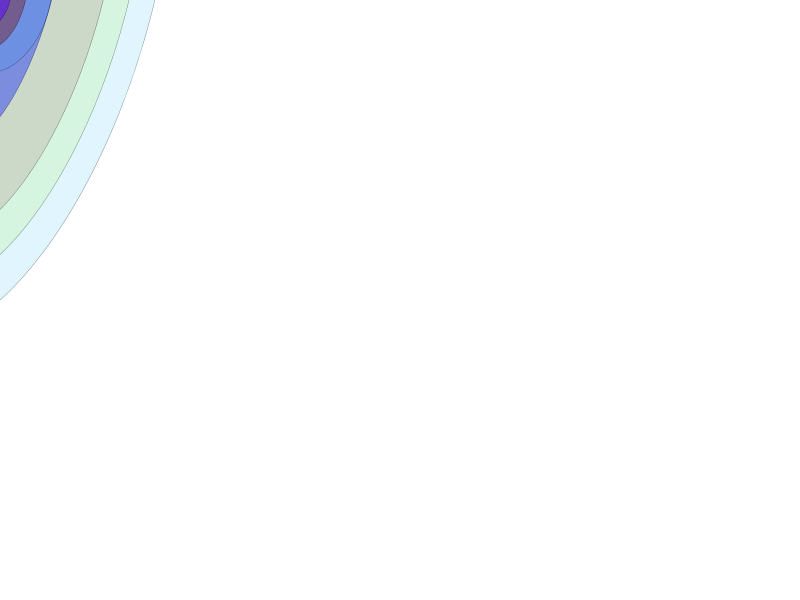
Frame 1 (no input)
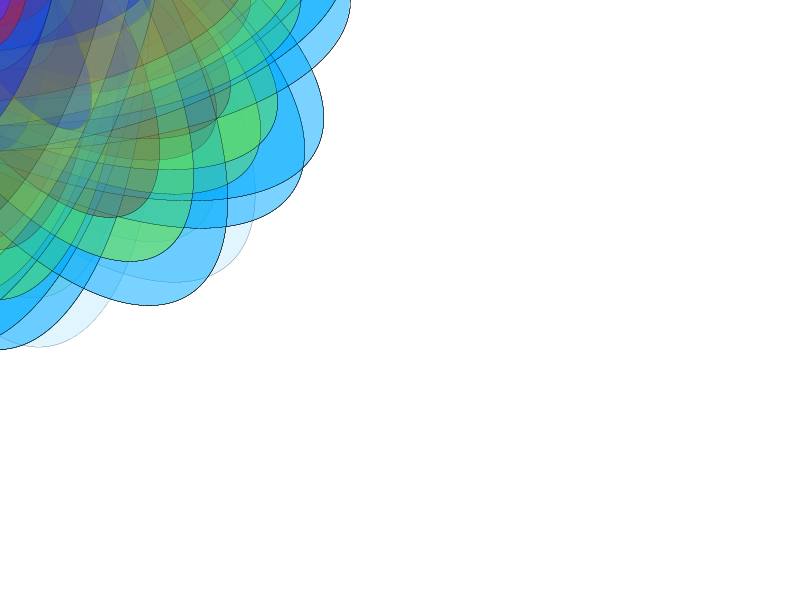
Frame 60 (the mouse pressed at the canvas centre just before this capture)
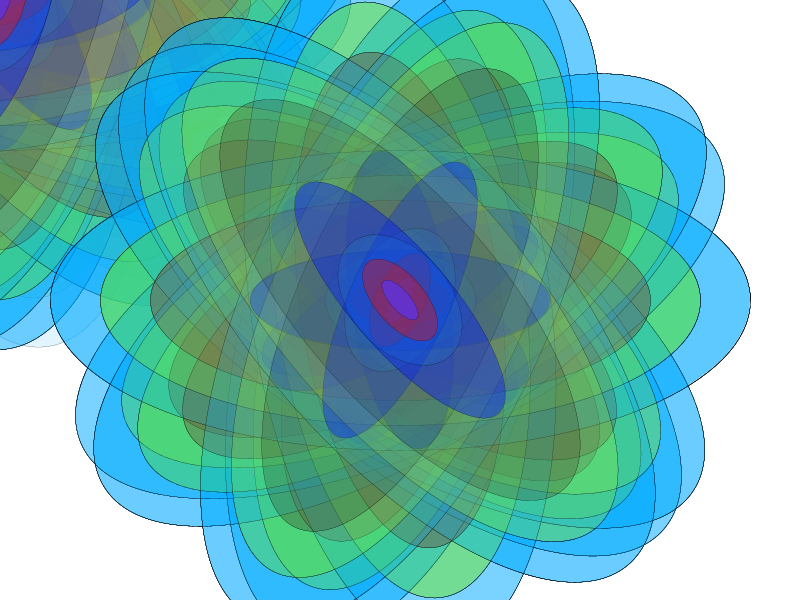
Frame 120 (the mouse held since frame 60 and released just before this capture)

The Processing sketch that drew these frames (run headless with seeded random() and noise(); from frame 60 on, the mouse is pressed at the canvas centre):

// Processing sketch: processing_16628
// ── processing_16628.pde

void setup(){
  background(255);
  size(800,600);
  smooth();

}

void draw(){

float m = millis();
translate(mouseX,mouseY);
strokeWeight(0.2);
rotate(m%15);

fill(m% 0,172,255,30);
ellipse(0,0,700,600/2);

fill(m% 255,243,0,30);
ellipse(0,0,600,500/2);

fill(m % 250,10,10,30);
ellipse(0,0,500,400/2);

fill(0,21,255,100);
ellipse(0,0,300,200/2);

fill(m% 0,172,255,30);
ellipse(0,0,150,200/2);

fill(m%255,13,13,100);
ellipse(0,0, 100, 50);

fill(100,50,200);
ellipse(0,0, 50,20);
}
